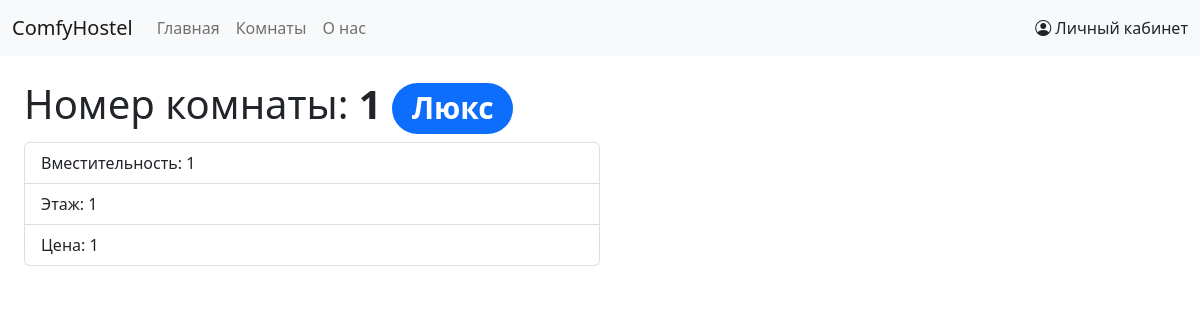
/home/rooms/1, run on an earlier commit of the app's database.
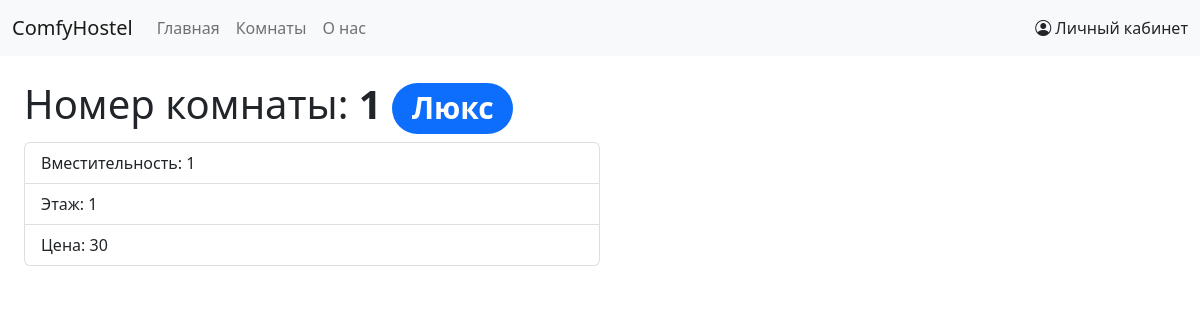
And on a later commit of the database.
### home/models.py (models this page shows, shortened)
class Room(models.Model):
    CAPACITY_CHOICES = [
        (1, 1), (2, 2), (3, 3), (4, 4), (5, 5),
    ]
    capacity = models.IntegerField(choices=CAPACITY_CHOICES, default=CAPACITY_CHOICES[0])
    COMFORTABILITY_CHOICES = [
        ("lux", "Люкс"),
        ("semi-lux", "Полу-люкс"),
        ("standard", "Обычный"),
    ]
    comfortability = models.CharField(choices=COMFORTABILITY_CHOICES, max_length=20)
    number = models.IntegerField(primary_key=True, unique=True)
    floor = models.IntegerField()
    price = models.IntegerField()
    STATUSES_LIST = [
        ("available", "Свободна"),
        ("taken", "Занята"),
    ]
    status = models.CharField(max_length=20, choices=STATUSES_LIST, default=STATUSES_LIST[0])

### home/views.py (the view)
# urls.py: path('rooms/<int:pk>', views.RoomsDetailView.as_view(), name='room-detail'),
class RoomsDetailView(generic.DetailView):
    model = Room
    context_object_name = "room"

### home/templates/home/room_detail.html (shortened to what this page needs)
{% extends 'base_generic.html' %}
{% block content %}
    <h1 class="h1">Номер комнаты: <strong>{{ room.number }}</strong>
                <span class="badge bg-primary rounded-pill">{{ room.get_comfortability_display }}</span>
            </h1>
            <div class="list-group col-md-6">
                    <div class="list-group-item">
                        Вместительность: {{ room.capacity }}
                    </div>
                    <div class="list-group-item">
                        Этаж: {{ room.floor }}
                    </div>
            <div class="list-group-item">
                Цена: {{ room.price }}
            </div>
            </div>
{% endblock %}

What changed in the data, as far as the page shows it:
changed Room "Люкс": price "1" → "30"
